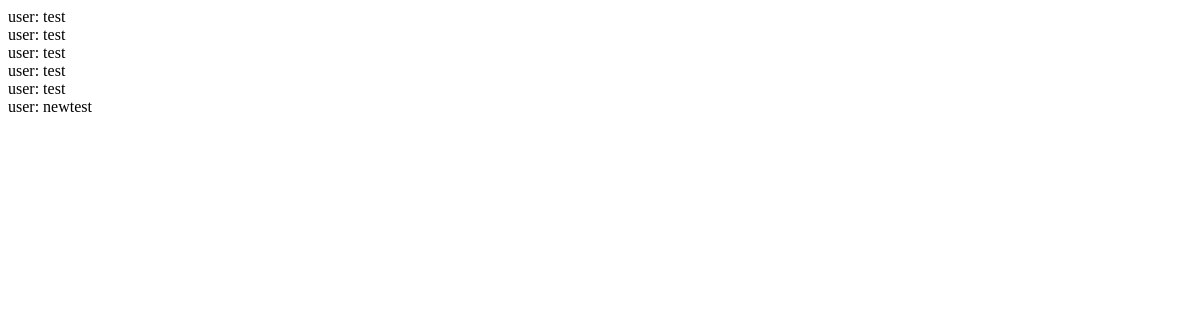
/resumes/, run on an earlier commit of the app's database.
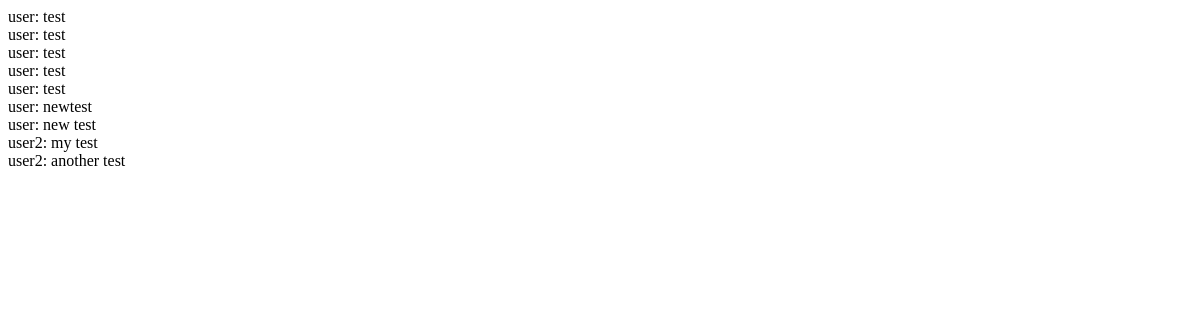
And on a later commit of the database.
### resume/models.py (models this page shows)
class Resume(models.Model):
    description = models.CharField(max_length=1024)
    author = models.ForeignKey(User, on_delete=models.CASCADE)

### resume/views.py (the view)
# urls.py: path('', ResumeView.as_view(), name='resumes'),
class ResumeView(View):
    def get(self, request):
        return render(request, 'resume/resumes.html', context={'resumes': Resume.objects.all()})

### resume/templates/resume/resumes.html (shortened to what this page needs)
<!DOCTYPE html>
<html lang="en">
<head>
</head>
<body>
{% for resume in resumes %}
<div>{{resume.author}}: {{resume.description}}</div>
{% endfor %}
</body>
</html>

What changed in the data, as far as the page shows it:
added Resume: author "user", description "new test"
added Resume: author "user2", description "my test"
added Resume: author "user2", description "another test"
